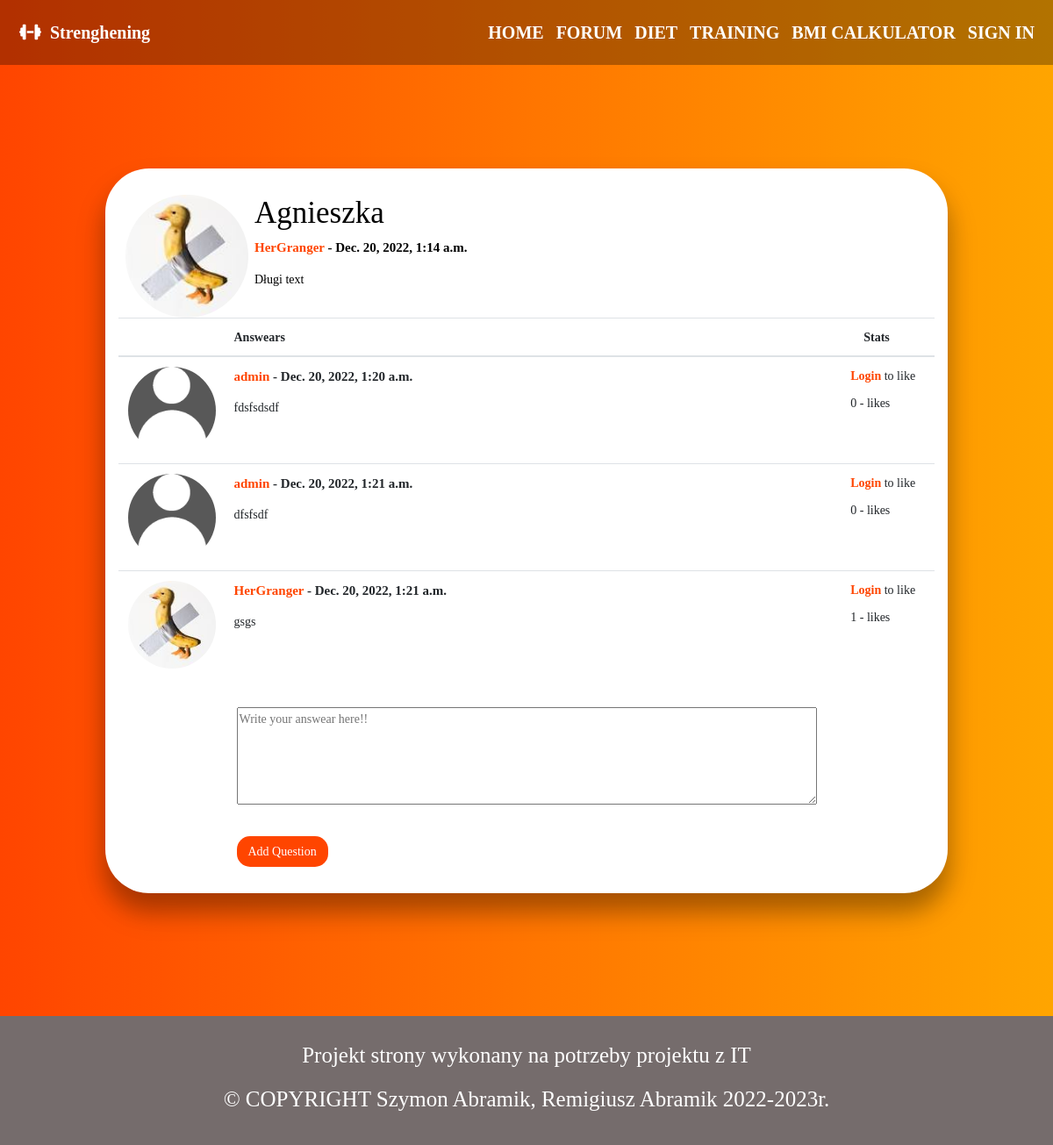
The app's page /forum/agnieszka/ with its own data.
### forum/models.py (models this page shows, shortened)
class Post(models.Model):
    name = models.CharField(max_length=100)
    context = models.TextField(max_length=1000)
    author = models.ForeignKey(Profile, on_delete=models.CASCADE, null=True)
    start_date = models.DateTimeField(auto_now_add=True)
    slug = models.SlugField(unique=True, blank=True, null=True)
    number = models.IntegerField(null=True)
    def get_absolute_url(self):
        return reverse("forum:detail", args=[self.slug])

class Comment(models.Model):
    context = models.TextField(max_length=1000)
    author = models.ForeignKey(Profile, on_delete=models.CASCADE, null=True)
    start_date = models.DateTimeField(auto_now_add=True)
    post = models.ForeignKey(Post, on_delete=models.CASCADE, related_name="comments", null=True)
    likes = models.ManyToManyField(User, related_name='likes')

### login/models.py (models this page shows, shortened)
class Profile(models.Model):
    user = models.OneToOneField(User, null=True, on_delete=models.CASCADE)
    image = models.ImageField(default="profile_pics/default.png", upload_to='profile_pics')
    description = models.TextField(max_length=1000, default="You didn't change your description yet!")
    slug = models.SlugField(unique=True, blank=True, null=True)
    def __str__(self):
        return f'{self.user.username}'

### forum/views.py (the view, shortened to what this page needs)
# urls.py: path('<slug:slug>/', views.DetailView.as_view(), name='detail'),
class DetailView(FormMixin ,generic.DetailView):
    model = Post
    template_name = 'forum/detail.html'
    form_class = AddComment
    def get_context_data(self, **kwargs):
        context = super(DetailView, self).get_context_data(**kwargs)
        context['form'] = AddComment(initial={'post': self.object})
        return context
    def get_queryset(self):
        return super().get_queryset()

### forum/forms.py
class AddComment(forms.ModelForm):
    class Meta:
        model = Comment
        fields = ('context',)

### forum/templates/forum/detail.html (shortened to what this page needs)
{% extends 'home/base.html' %}
{% block head %}
    {% load static %}
    <link href="{% static 'forum/style_detail.css' %}" rel="stylesheet" >
{% endblock %}
{% block body %}
<div class="padding-top"></div>
<div class="container-fluid">
  <div class="row">
    <div class="col-lg-2 col-4">
      <div class="row justify-content-center"><img class="rounded-circle post-image" style="width: 140px; height: 140px" src="{{ object.author.image.url }}"></div>
    </div>
    <div class="col-lg-10 col-8">
      <div class="row">
        <h1>{{ object.name }}</h1>
      </div>
      <div class="row comment-stats">
        <p><a href="#">{{ object.author }}</a> - {{ object.start_date }}</p>
      </div>
      <div class="row">
        <p>{{ object.context }}</p>
      </div>
    </div>
  </div>
  <div class="row">
    {% if not object.comments.all %}
    <div class="col"><div class="row justify-content-center border-top"><h3 style="padding:30px;"> No comments yet </h3></div></div>
    {% else %}
      <table class="table table-hover">
        <thead>
          <tr>
            <th style="width: 10%" scope="col"></th>
            <th style="width: 80%" scope="col">Answears</th>
            <th style="width: 10%" scope="col">Stats</th>
          </tr>
        </thead>
        <tbody>
          {% for comment in object.comments.all %}
            <tr>
              <td><img class="rounded-circle profile-picture" style="width: 100px; height: 100px" src="{{ comment.author.image.url }}"></td>
              <td><p class="comment-stats"><a href="{{ post.get_absolute_url }}">{{ comment.author }}</a> - {{ comment.start_date }}</p><p class="comment-content">{{ comment.context }}</p></td>
              <td>
                <div class="row auth">
                  <form action="{% url 'forum:like' %}" method="POST" style="display: inline-block;" id='{{comment.id}}' class="like-form">
                    {% if user.is_authenticated %}
                      <button type="submit" class="comment-like like-btn{{comment.id}}">
                        {% if user not in comment.likes.all %}
                          Like
                        {% else %}
                          Unlike
                        {% endif %}
                      </button>
                    {% else %}
                      <a href="{% url 'login:login' %}">Login</a> to like
                    {% endif %}
                  </form>
                </div>
                <div class="row stats-likes" >
                  <p class="like-count{{comment.id}}"> {{comment.likes.all.count}} </p><p>&nbsp;-&nbsp;likes</p>
                </div>
              </td>
            </tr>
          {% endfor %}
        </tbody>
      </table>
    {% endif %}
  </div>
  <div class="row justify-content-center">
    <form method="POST" action="">
      <textarea name="context" cols="80" rows="5" maxlength="1000" required="" id="id_context" style="margin-top:20px; margin-bottom:20px;" required placeholder="Write your answear here!!"></textarea>
      <div class="form-post-button">
          <button class="comment-like" type="submit">Add Question</button>
      </div>
    </form>
  </div>
</div>
<div class="padding-bottom"></div>
{% endblock %}

### home/static/home/style.css (style rules this page uses)
* { box-sizing: border-box; }
html, body { margin: 0; padding: 0; font-size: 14px; font-family: Verdana; background-color: white; color: black; width: 100%; }

### forum/static/forum/style_detail.css (style rules this page uses)
.padding-top { height:14vh; }
.padding-bottom { height:10vh; }
body { background: linear-gradient(90deg, rgba(255,69,0,1) 0%, rgba(255, 165, 0,1) 100%); }
.container-fluid { width: 80%; background-color: white; border-radius: 50px; box-shadow: 0 20px 24px 0 rgba(0, 0, 0, 0.2), 0 21px 35px 0 rgba(0, 0, 0, 0.19); margin-top: 10vh; height: auto; padding: 30px; }
.comment-like { margin-top: 10px; background-color: orangered; color: white; transition: 0.5s; border-radius: 15px; padding: 7px; padding-left: 13px; padding-right: 13px; border: 0; }
.stats-likes p { margin-top: 10px !important; }
.comment-stats { font-size: 15px; font-weight: 550; }
.comment-stats a { color: orangered; }
.auth a { color: orangered; font-weight: 550; }

### records on screen
Post: author.image (picture), name "Agnieszka", author "HerGranger", start_date "Dec. 20, 2022, 1:14 a.m.", context "Długi text"
Comment: author.image (placeholder picture), author "admin", start_date "Dec. 20, 2022, 1:20 a.m.", context "fdsfsdsdf", likes.all.count "0"
Comment: author.image (placeholder picture), author "admin", start_date "Dec. 20, 2022, 1:21 a.m.", context "dfsfsdf", likes.all.count "0"
Comment: author.image (picture), author "HerGranger", start_date "Dec. 20, 2022, 1:21 a.m.", context "gsgs", likes.all.count "1"
